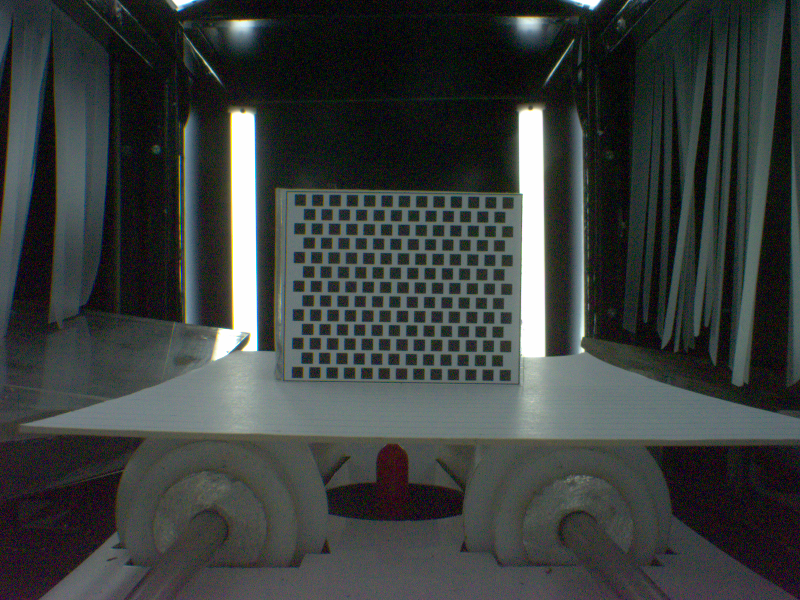
#> input picture codev4/Calib/Raw/Right/RR00.png, 1600 x 1200 px, found by its file name (shown at 1/2 size); its folder holds 3 pictures in this run
$ python Pixel_Area_Right.py
#> lines starting #> are read from the running program, lines starting #| are printed output that depends on the picture; after the words box and inside, x2 and y2 are one past the last pixel; in counts of white or black regions, pixels touching at a corner belong together
import cv2
import numpy as np
import matplotlib.pyplot as plt
import csv

cam = "Right"
ratio = 0.9
distance_calib = 0

minarea = 200
maxarea = 1800

write = False


def View(imge2view, ratio):
    view = imge2view.copy()
    h, w = view.shape[:2]
    scaledH = int(h * ratio)
    scaledW = int(w * ratio)
    dim = (scaledW, scaledH)
    view = cv2.resize(view, dim, interpolation=cv2.INTER_AREA)

    return view

xpoints = []
ypoints = []
countRect = 0

for i in range(3):
    img = cv2.imread("Calib/Raw/"+ cam +"/RR" + str(distance_calib) + str(i)+ ".png")
#> img is the input picture: shape (1200, 1600, 3); mean B, G, R 61.3, 62.7, 58.1

    gray = img[:,:,2]
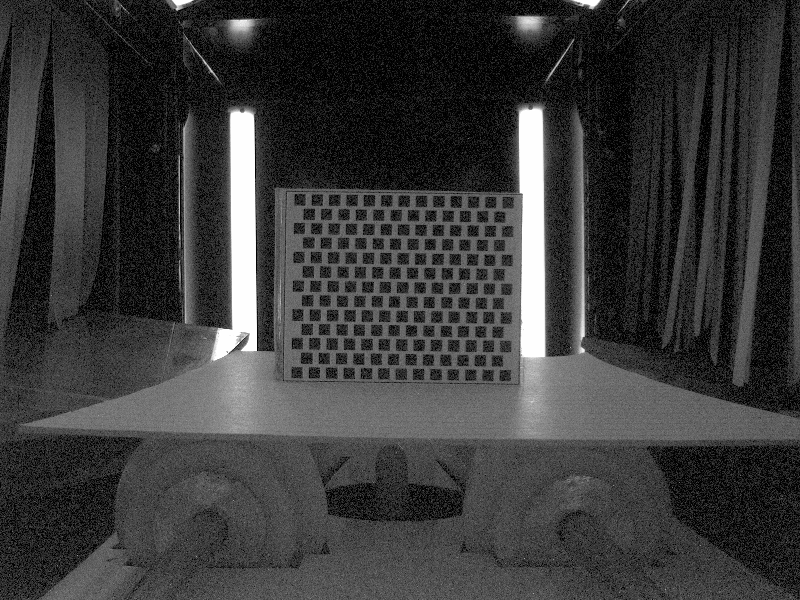
#> gray: shape (1200, 1600) (shown at 1/2 size); min 0, max 255, mean 58.1

    blur = cv2.medianBlur(gray,5)
    _, thresh = cv2.threshold(blur, 65, 250, cv2.THRESH_BINARY)
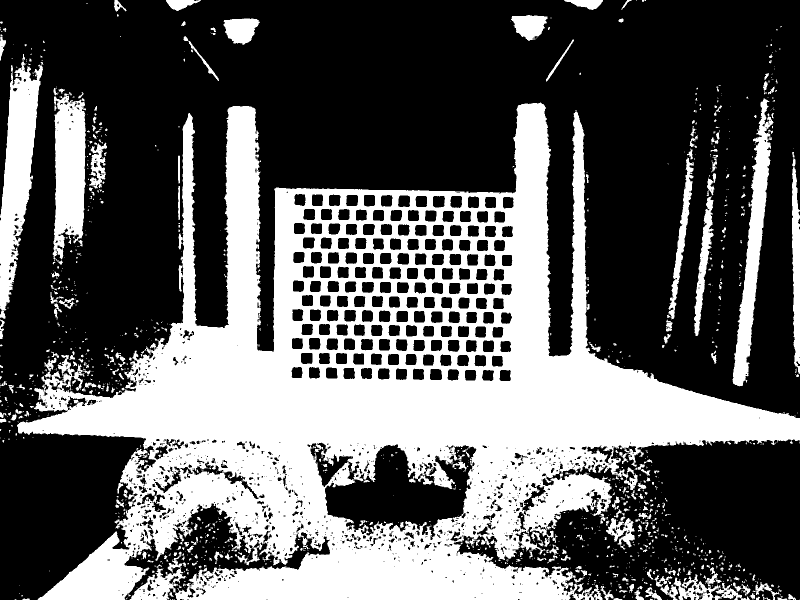
#> thresh: shape (1200, 1600) (shown at 1/2 size); values 0 (black) and 250 (white), 37.3% white; 1342 white regions (1055 under 20 px)

    cont, hier = cv2.findContours(thresh, cv2.RETR_LIST, cv2.CHAIN_APPROX_SIMPLE)
#> cont = 2797 contours, 2082 with area under 20; largest, box (x1, y1, x2, y2) and area: (34, 205, 1600, 1200) 731198, (649, 888, 954, 1081) 31776, (0, 108, 86, 638) 21100, (105, 187, 172, 519) 16196, (1465, 196, 1547, 773) 13985


    for contour in cont:
        blank = np.zeros(img.shape[:2], dtype=np.uint8)
        cv2.drawContours(blank, [contour], 0, 255, -1)
        pixel = cv2.countNonZero(blank)
        x,y,w,h = cv2.boundingRect(contour)

        if (np.abs(w-h) <= 3) and pixel > minarea and pixel < maxarea:


            blank = np.zeros(img.shape[:2], dtype=np.uint8)
            blank = cv2.rectangle(blank, (x, y), (x+w, y+h), 255, -1)
            cont, hier = cv2.findContours(blank, cv2.RETR_LIST, cv2.CHAIN_APPROX_SIMPLE)
            contour = max(cont, key = cv2.contourArea)

            # cv2.drawContours(blank, [contour], 0, 255, -1)
            cv2.drawContours(img, [contour], 0, (0,255,0), 1)
            pixel = cv2.countNonZero(blank)
            if write:
                ypoints.append(9/pixel)
            else:
                ypoints.append(pixel)
            countRect = countRect+1
            xpoints.append(countRect)
#> this loop made 2797 passes
#> (x, y, w, h) on passes 119, 810, 1249, 1288, 1464, 1513, 1559, 1746: (1201, 1172, 27, 28), (900, 1062, 21, 22), (310, 988, 21, 19), (283, 978, 32, 31), (1103, 941, 21, 20), (309, 932, 55, 55), (844, 923, 22, 20), (307, 889, 30, 31)
#> (x, y, w, h) on passes 1, 2, 9, 10, 12, 14: (1599, 1199, 1, 1), (1335, 1199, 1, 1), (1300, 1197, 6, 3), (45, 1197, 15, 3), (1227, 1196, 18, 4), (1533, 1195, 8, 5)
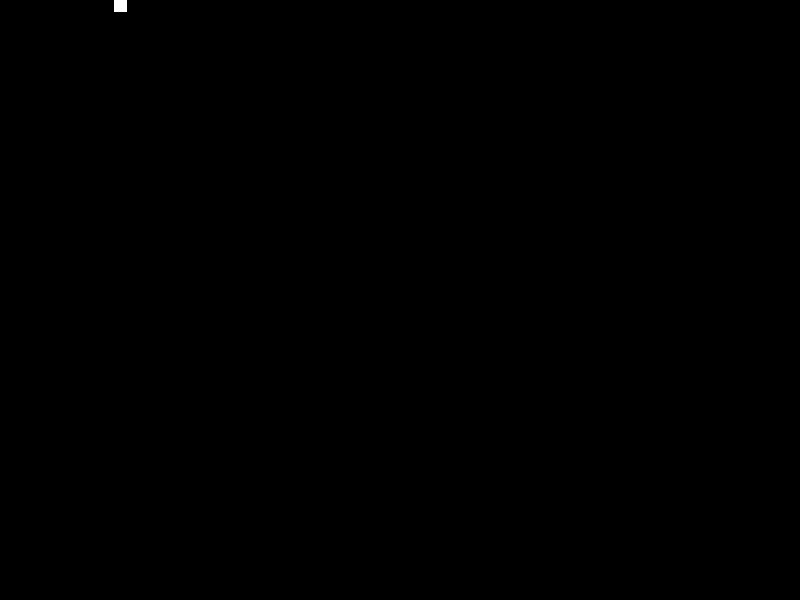
#> blank: shape (1200, 1600) (shown at 1/2 size); 0.03% white; 1 white region, box (x1, y1, x2, y2) and area: (228, 0, 254, 24) 624
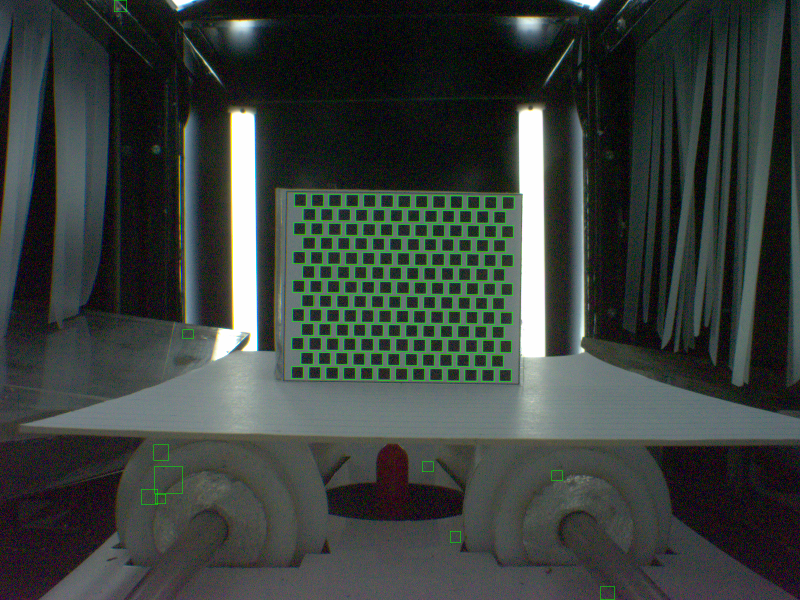
#> img: shape (1200, 1600, 3) (shown at 1/2 size); 0.89% of pixels changed, all inside (x1, y1, x2, y2) = (228, 0, 1229, 1200)
#> after the loop, cont = [[[228, 0], [228, 23], [253, 23], [253, 0]]]; countRect = 173; xpoints = 173 values from 1 to 173; ypoints = 173 values, max 3136 at index 5, min 418 at index 46, mean 662.8

    if write==False:
        VIEW_gray = View(gray, ratio)
        VIEW_thresh = View(thresh, ratio)
#> call 2 of View, with ratio = 0.9
#> in View (call 2), `view = cv2.resize(view, dim, interpolation=cv2.INTER_AREA)`:
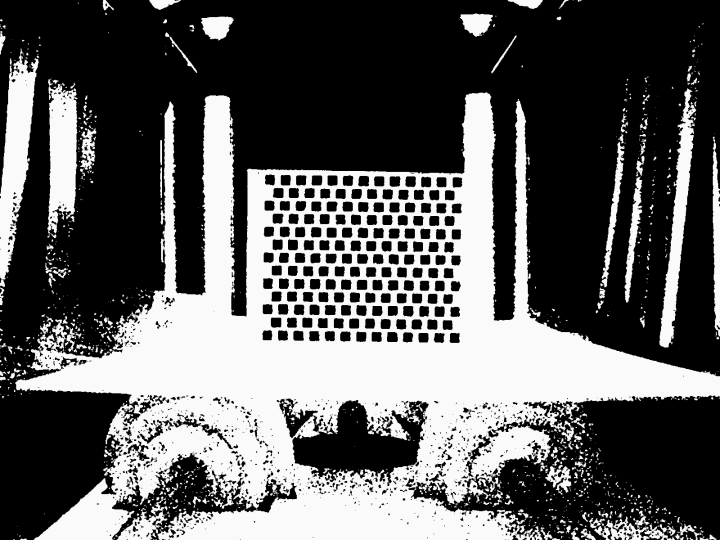
#> view: shape (1080, 1440) (shown at 1/2 size); min 0, max 250, mean 93.2
        VIEW_img = View(img, ratio)
        # VIEW_edge = View(th2, ratio)


        cv2.imshow("gray", VIEW_gray)
        cv2.imshow("thresh", VIEW_thresh)
        cv2.imshow("color", VIEW_img)
        cv2.waitKey(0)
#> pass 2 of the loop `for i in range(3):`:
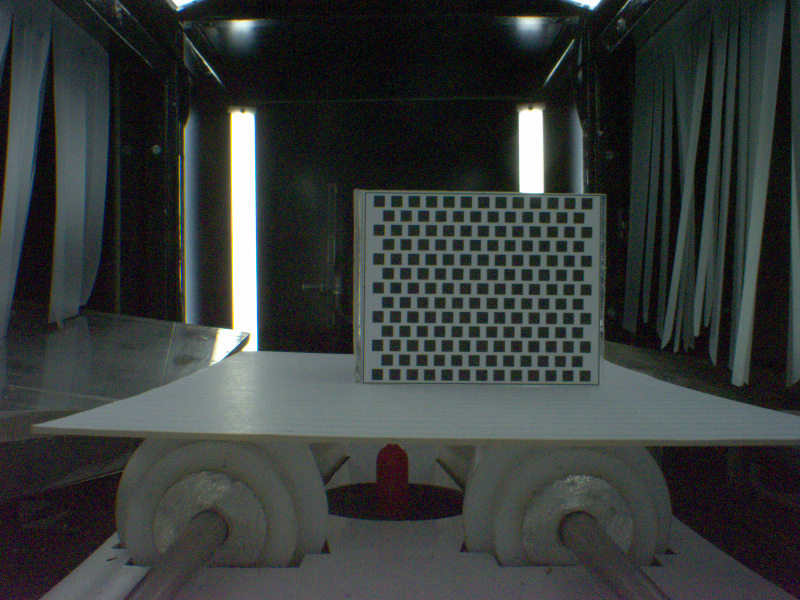
#> input picture codev4/Calib/Raw/Right/RR01.png, 1600 x 1200 px, found by its file name (shown at 1/2 size)
#> img is the input picture: shape (1200, 1600, 3); mean B, G, R 57.6, 59.1, 54.1
#> `_, thresh = cv2.threshold(blur, 65, 250, cv2.THRESH_BINARY)`:
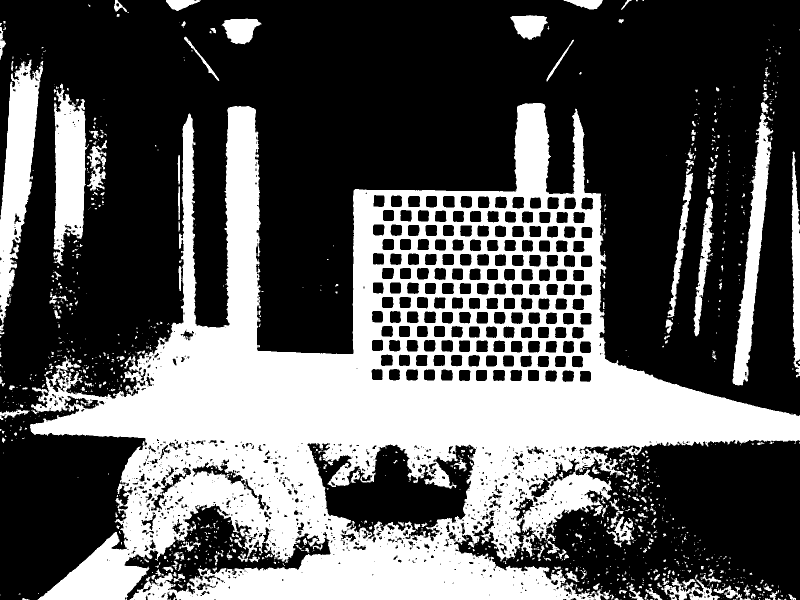
#> thresh: shape (1200, 1600) (shown at 1/2 size); values 0 (black) and 250 (white), 35.3% white; 1354 white regions (1069 under 20 px)
#> `cont, hier = cv2.findContours(thresh, cv2.RETR_LIST, cv2.CHAIN_APPROX_..`: cont = 2662 contours, 2004 with area under 20; largest, box (x1, y1, x2, y2) and area: (60, 206, 1600, 1200) 702500, (614, 885, 953, 1084) 36876, (0, 119, 86, 661) 20962, (106, 167, 176, 531) 15934, (1465, 226, 1547, 772) 13412
#> the loop `for contour in cont:` made 2662 passes
#> in View (call 5), `view = cv2.resize(view, dim, interpolation=cv2.INTER_AREA)`:
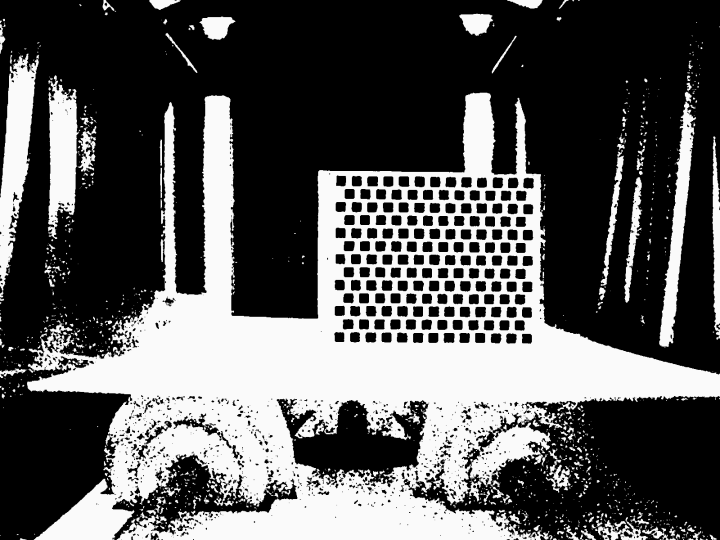
#> view: shape (1080, 1440) (shown at 1/2 size); min 0, max 250, mean 88.1
#> pass 3 of the loop `for i in range(3):`:
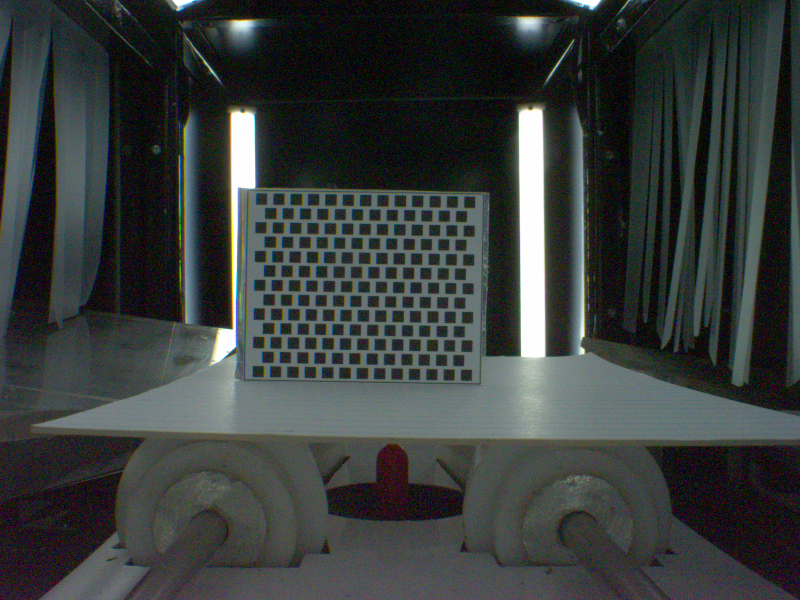
#> input picture codev4/Calib/Raw/Right/RR02.png, 1600 x 1200 px, found by its file name (shown at 1/2 size)
#> img is the input picture: shape (1200, 1600, 3); mean B, G, R 59.5, 60.7, 56
#> `_, thresh = cv2.threshold(blur, 65, 250, cv2.THRESH_BINARY)`:
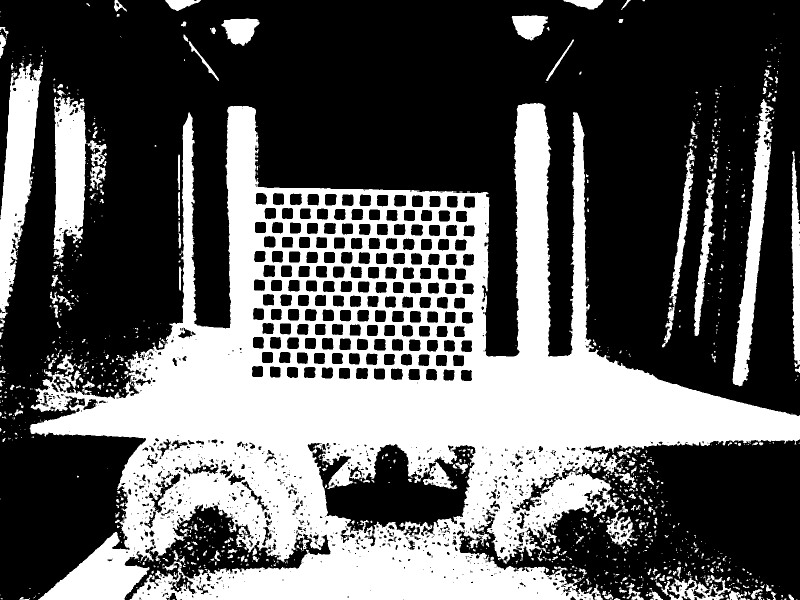
#> thresh: shape (1200, 1600) (shown at 1/2 size); values 0 (black) and 250 (white), 36.5% white; 1317 white regions (1011 under 20 px), largest, box (x1, y1, x2, y2) and area: (59, 206, 1600, 1200) 598464, (0, 124, 86, 637) 21401, (107, 194, 213, 519) 16876
#> the loop `for contour in cont:` made 2712 passes
#> in View (call 8), `view = cv2.resize(view, dim, interpolation=cv2.INTER_AREA)`:
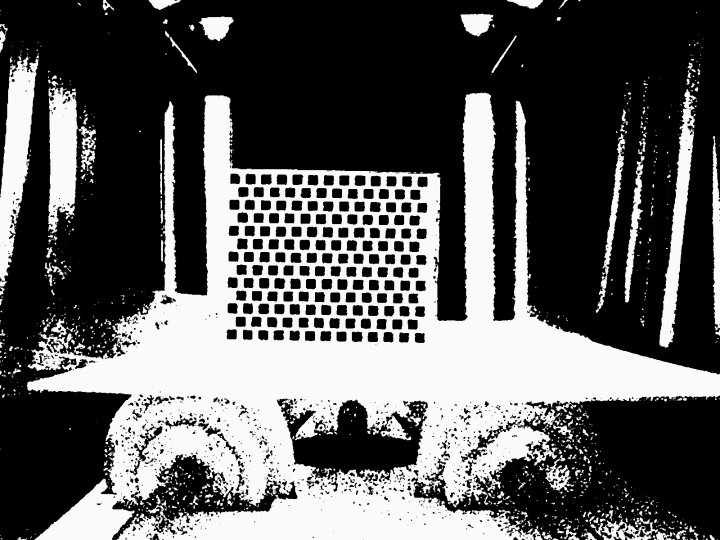
#> view: shape (1080, 1440) (shown at 1/2 size); min 0, max 250, mean 91.2

ymeans = np.mean(ypoints)

plt.scatter(xpoints, ypoints)
plt.plot([0,max(xpoints)], [ymeans, ymeans], color = 'red')
plt.show()
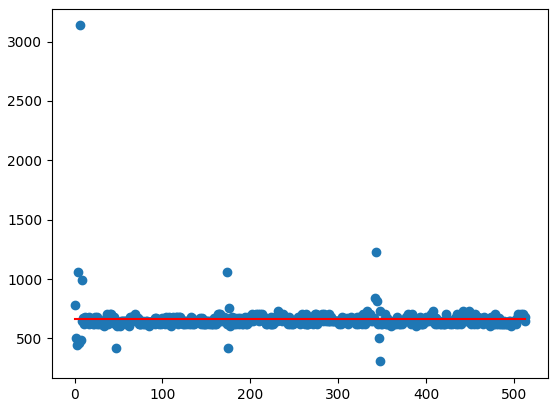
#> figure drawn by matplotlib, 1 panel


if write:
    data = [distance_calib, ymeans]

    csvfile = open('Right.csv', 'a')
    outcsv = csv.writer(csvfile)

    outcsv.writerow(data)

    csvfile.close()
